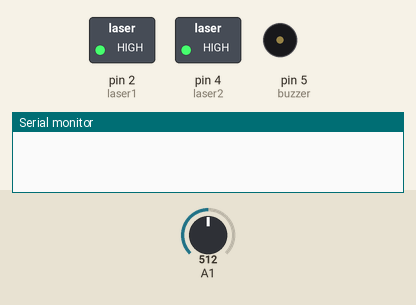
Recording of a sketch running on a simulated Arduino Uno, built with avr-gcc and run on an emulated ATmega328P. Shown: switched loads named in the sketch (green lamp = pin HIGH), buzzer (waves = sounding), the last lines printed to the serial monitor. The test bench sets the inputs (shaded band); at power-on: A1 = 512.

Above: at 0.1 s.
At 14.1 s:
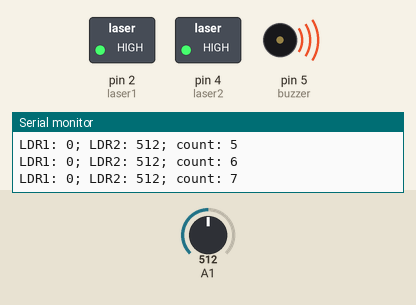
Timing chart, 0 to 15.6 s (numbered marks = the images above):
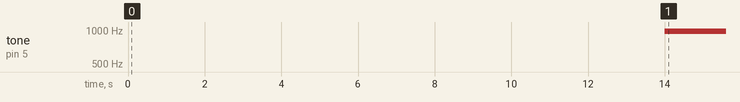

The sketch:

RoomAccessControl.ino
```cpp
int laser1 = 2;
int laser2 = 4;

int buzzer = 5;

int LDR1 = 0;
int LDR2 = 0;

int people = 6;
int _time = 0;

int count = 0;
int prevC = 0;
int max_time = 10*1000; // 10s

int i = 0;
// the setup routine runs once when you press reset:
void setup() {
  pinMode(laser1, OUTPUT);
  pinMode(laser2, OUTPUT);
  pinMode(buzzer, OUTPUT);
  // initialize serial communication at 9600 bits per second:
  Serial.begin(9600);
  digitalWrite(laser1, HIGH);
  digitalWrite(laser2, HIGH);
}

// the loop routine runs over and over again forever:
void loop() {

  while(LDR1<200 && LDR2<200 && _time<max_time){
    if( count > people){
      delay(1);
      _time++;
      if(_time%1000 == 0){
      //Serial.print("_time: ");
      //Serial.println(_time);
      }
    }
    if(analogRead(A1)<250){
      LDR1 = analogRead(A0);
    }
    if(LDR1 < 250){
      LDR2 = analogRead(A1);
    }
  }


  if(LDR2>250){
    if(i==0){i++;} // avoid false reading on reset
    else{count++;}
  }
  else if(LDR1>250){
    if (count>0){
      count--;
    }
  }

  if(count != prevC){
  Serial.print("LDR1: ");
  Serial.print(LDR1);
  Serial.print("; LDR2: ");
  Serial.print(LDR2);
  Serial.print("; count: ");
  Serial.println(count);
  prevC = count;
  }

  if((count > people) && (count <= (people + 3)) && (_time < max_time) ){
    analogWrite(buzzer, 10);
  }
  else if((count > (people + 3)) || (_time >= max_time)){
    //Serial.print("_time: ");
    //Serial.println(_time);
    analogWrite(buzzer, 100);
    _time = 0;
  }
  else if(count <= 6){
    analogWrite(buzzer, 0);
    _time = 0;
  }
  // print out the value you read:


  delay(2000);        // delay in between reads for stability

  LDR1 = 0;
  LDR2 = 0;
}
```

Measured:
- by itself, tone on pin 5 (buzzer): silent → 977 Hz at 14.0 s
